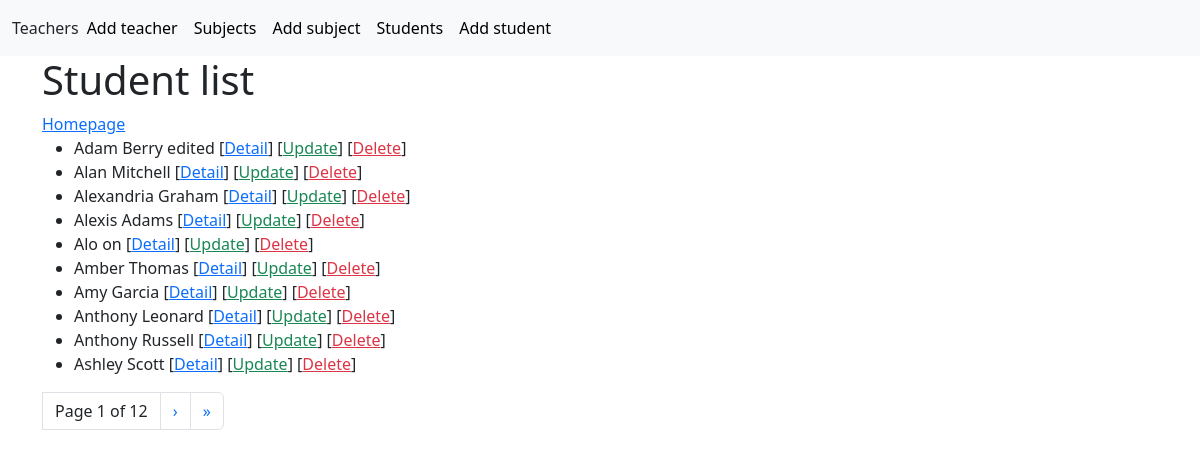
Page /first_app/student_list/ on the committed database.
### first_app/models.py (models this page shows)
class Student(models.Model):
    name = models.CharField(max_length=100)
    """ kommentaari saab kirjutada nii """
    date_of_birth = models.DateField(null=True, blank=True)  # sünniaeg võib jääda tühjaks- vt sulgusid
    weight = models.IntegerField()

### first_app/views.py (the view)
# urls.py: path('student_list/', views.StudentListView.as_view(), name= 'student_list'),
class StudentListView(ListView):
    model = Student #Connected to Models Student-siit tuleb info
    queryset = Student.objects.order_by('name')  # nime jargi sorteeritud, result ordered by name
    context_object_name = 'students' # default object_list is now students
    paginate_by = 10 # 10 per page in ListView

### first_app/templates/first_app/student_list.html (shortened to what this page needs)
{% extends 'base.html' %}
{% block content %}
	<h1>Student list</h1>
    <a href="{% url 'first_app:home' %}">Homepage</a>
    <ul>
    {% for student in students %}
        <li>
            {{ student.name }}
            [<a href="/first_app/student_detail/{{ student.id }}">Detail</a>]
            [<a href="/first_app/student_update/{{ student.id }}" class="text-success">Update</a>]
            [<a href="/first_app/student_delete/{{ student.id }}" class="text-danger">Delete</a>]
        </li>
    {% endfor %}
    </ul>
    <ul class="pagination">
        <li class="page-link text-dark">
            Page {{ page_obj.number }} of {{ page_obj.paginator.num_pages }}
        </li>
        {% if page_obj.has_next %}
            <li class="page-item">
                <a class="page-link" href="?page={{ page_obj.next_page_number }}">&rsaquo;</a>
            </li>
             <li class="page-item">
                <a class="page-link" href="?page={{ page_obj.paginator.num_pages }}">&raquo;</a>
            </li>
        {% endif %}
  </ul>
{% endblock %}

### rows in the picture
Student: name "Adam Berry edited"
Student: name "Alan Mitchell"
Student: name "Alexandria Graham"
Student: name "Alexis Adams"
Student: name "Alo on"
Student: name "Amber Thomas"
Student: name "Amy Garcia"
Student: name "Anthony Leonard"
Student: name "Anthony Russell"
Student: name "Ashley Scott"

### other values in the picture
{{ page_obj.number }} "1"
{{ page_obj.paginator.num_pages }} "12"
